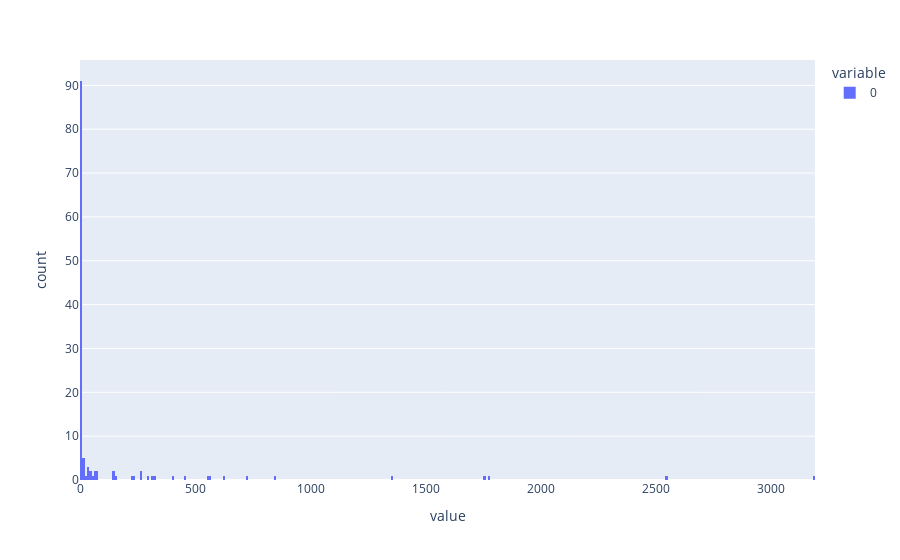

Notebook cell for this chart:
### Code cell
import plotly.express as px

px.histogram(conn_counts, nbins=500)

### Figure 1 — Plotly figure (JSON) as saved in the notebook; plotly's stock layout.template omitted (floating-point values rounded to 4 significant figures; data arrays with more than 128 entries replaced by an {"elided": "..."} marker saying what was removed)
{"data": [{"alignmentgroup": "True", "bingroup": "x", "hovertemplate": "variable=0<br>value=%{x}<br>count=%{y}<extra></extra>", "legendgroup": "0", "marker": {"color": "#636efa", "pattern": {"shape": ""}}, "name": "0", "nbinsx": 500, "offsetgroup": "0", "orientation": "v", "showlegend": true, "type": "histogram", "x": {"elided": "129 int values"}, "xaxis": "x", "yaxis": "y"}], "layout": {"barmode": "relative", "legend": {"title": {"text": "variable"}, "tracegroupgap": 0}, "margin": {"t": 60}, "xaxis": {"anchor": "y", "domain": [0, 1], "title": {"text": "value"}}, "yaxis": {"anchor": "x", "domain": [0, 1], "title": {"text": "count"}}}}
